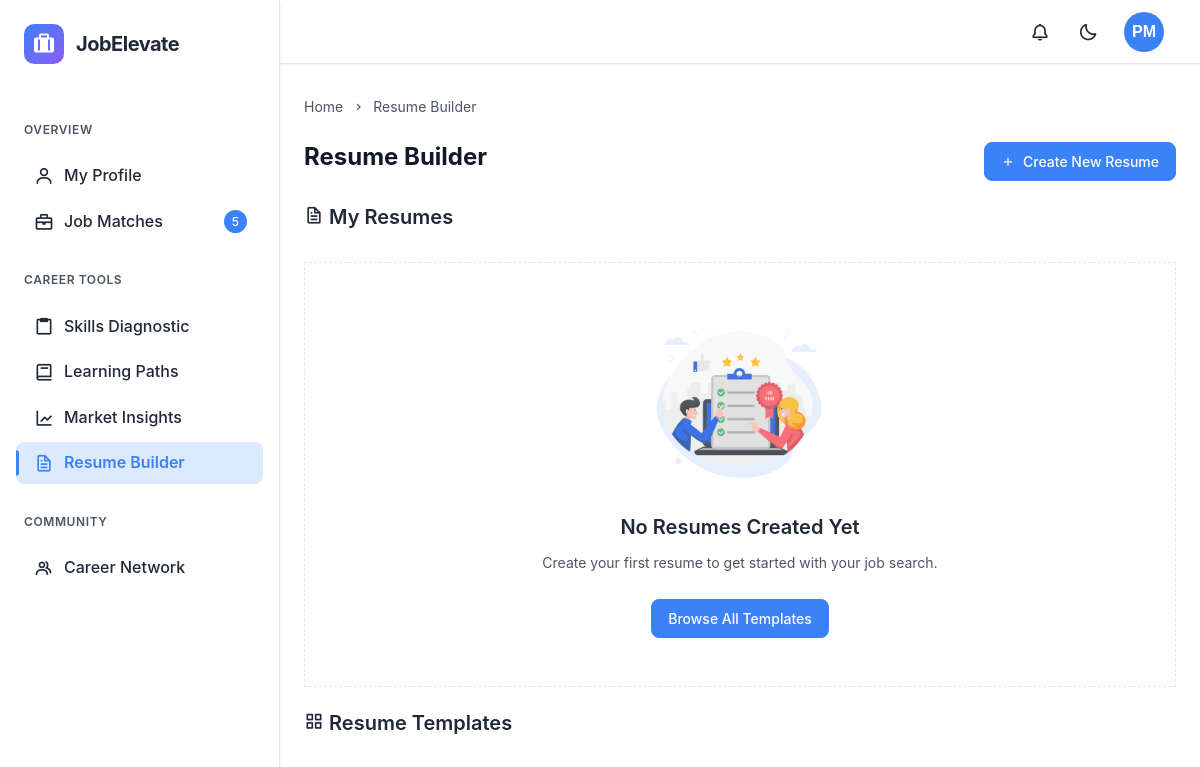
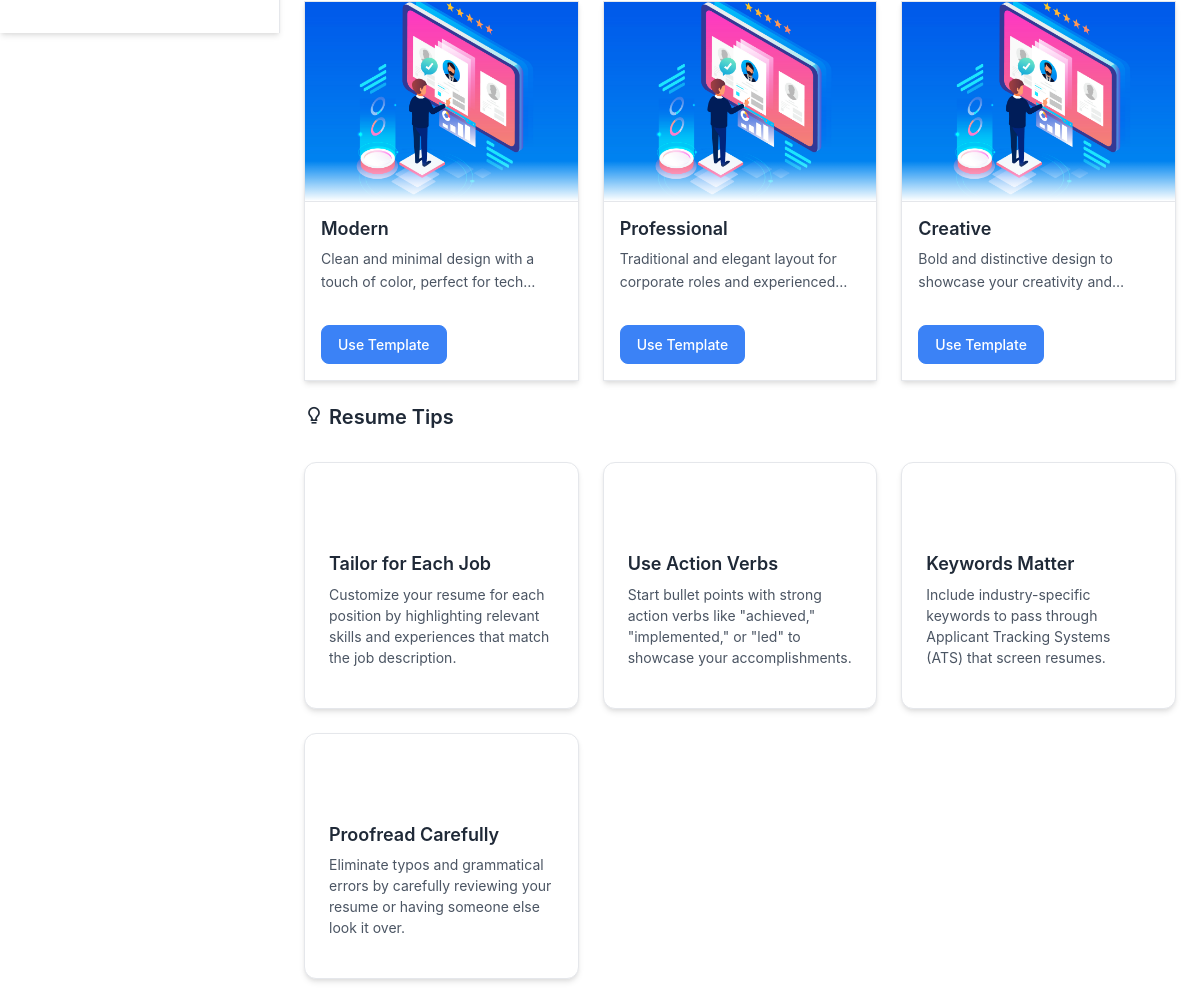
Page /resume_builder/ (signed in) on the committed database (2 pictures, top to bottom).
### resume_builder/models.py (models this page shows, shortened)
class ResumeTemplate(models.Model):
    name = models.CharField(max_length=100)
    description = models.TextField()
    preview_image = models.ImageField(upload_to='resume_templates/')
    html_structure = models.TextField()
    css_structure = models.TextField()
    is_active = models.BooleanField(default=True)
    created_at = models.DateTimeField(auto_now_add=True)
    updated_at = models.DateTimeField(auto_now=True)

### resume_builder/views.py (the view)
# urls.py: path('', views.resume_dashboard, name='resume_builder'),
@login_required
def resume_dashboard(request):
    user = request.user
    full_name = user.full_name.strip() if user.full_name else ""
    name_parts = full_name.split()
    if len(name_parts) >= 2:
        initials = name_parts[0][0].upper() + name_parts[-1][0].upper()
    elif len(name_parts) == 1:
        initials = name_parts[0][0].upper()
    else:
        initials = "US"
    user_resumes = Resume.objects.filter(user=user)
    resume_templates = ResumeTemplate.objects.filter(is_active=True)
    context = {
        'user_resumes': user_resumes,
        'resume_templates': resume_templates,
        'user_initials': initials,
    }
    return render(request, 'resume_builder/dashboard.html', context)

### accounts/models.py (called while the page is built)
    def get_skills_list(self):
        return [skill.strip() for skill in self.technical_skills.split(',')] if self.technical_skills else []

### backend/context_processors.py (called while the page is built)
def user_initials(request):
    if request.user.is_authenticated:
        full_name = request.user.full_name.strip() if request.user.full_name else ""
        name_parts = full_name.split()
        if len(name_parts) >= 2:
            initials = name_parts[0][0].upper() + name_parts[-1][0].upper()
        elif len(name_parts) == 1:
            initials = name_parts[0][0].upper()
        else:
            initials = "US"
    else:
        initials = "US"
    return {
        'user_initials': initials
    }

### dashboard/context_processors.py (called while the page is built)
def dashboard_context(request):
    context = {}
    if request.user.is_authenticated:
        user = request.user
        full_name = user.full_name.strip() if user.full_name else ""
        name_parts = full_name.split()
        if len(name_parts) >= 2:
            initials = name_parts[0][0].upper() + name_parts[-1][0].upper()
        elif len(name_parts) == 1:
            initials = name_parts[0][0].upper()
        else:
            initials = "US"
        job_match_count = user.get_job_matches_count()
        context.update({
            'user_initials': initials,
            'job_match_count': job_match_count,
        })
    return context

### resume_builder/templates/resume_builder/dashboard.html (shortened to what this page needs)
{% extends 'dashboard/base.html' %}
{% load static %}
{% block content %}
<div class="breadcrumb">
    <div class="breadcrumb-item">
        <a href="{% url 'dashboard:home' %}" class="breadcrumb-link">Home</a>
        <i class='bx bx-chevron-right'></i>
    </div>
    <div class="breadcrumb-item">
        <span>Resume Builder</span>
    </div>
</div>
<div class="page-content-header">
    <h1 class="page-title">Resume Builder</h1>
    <div class="page-actions">
        <button class="btn btn-primary" onclick="showCreateResumeModal()">
            <i class='bx bx-plus'></i>
            Create New Resume
        </button>
    </div>
</div>
    <section class="content-section">
        <div class="section-header">
            <h2 class="section-title"><i class='bx bx-file'></i> My Resumes</h2>
        </div>
        {% if user_resumes %}
        <div class="resume-grid">
            {% for resume in user_resumes %}
            <div class="card card-elevated resume-card" data-id="{{ resume.id }}">
                <div class="card-header">
                    <div class="d-flex justify-between align-center">
                        <h4 class="card-title mb-0">{{ resume.title }}</h4>
                        <span class="badge bg-primary">{{ resume.template.name }}</span>
                    </div>
                </div>
                <div class="card-body">
                    <div class="resume-stats">
                        <div class="resume-stat d-flex align-center mb-2">
                            <i class='bx bx-calendar text-muted mr-2'></i>
                            <span class="text-muted">Updated: {{ resume.updated_at|date:"M d, Y" }}</span>
                        </div>
                        <div class="resume-stat">
                            <i class='bx bx-show text-muted mr-2'></i>
                            <div class="d-flex flex-wrap">
                                {% if resume.show_contact %}<span class="badge bg-light text-primary mr-1 mb-1">Contact</span>{% endif %}
                                {% if resume.show_objective %}<span class="badge bg-light text-primary mr-1 mb-1">Objective</span>{% endif %}
                                {% if resume.show_education %}<span class="badge bg-light text-primary mr-1 mb-1">Education</span>{% endif %}
                                {% if resume.show_skills %}<span class="badge bg-light text-primary mr-1 mb-1">Skills</span>{% endif %}
                                {% if resume.show_experience %}<span class="badge bg-light text-primary mr-1 mb-1">Experience</span>{% endif %}
                                {% if resume.show_projects %}<span class="badge bg-light text-primary mr-1 mb-1">Projects</span>{% endif %}
                            </div>
                        </div>
                    </div>
                </div>
                <div class="card-footer">
                    <div class="d-flex flex-wrap">
                        <a href="{% url 'resume_builder:edit_resume' resume.id %}" class="btn btn-sm btn-primary mr-2 mb-2">
                            <i class='bx bx-edit'></i> Edit
                        </a>
                        <a href="{% url 'resume_builder:preview_resume' resume.id %}" class="btn btn-sm btn-outline-primary mr-2 mb-2">
                            <i class='bx bx-show'></i> Preview
                        </a>
                        <a href="{% url 'resume_builder:download_resume' resume.id %}" class="btn btn-sm btn-outline-success mr-2 mb-2">
                            <i class='bx bx-download'></i> Download
                        </a>
                        <button class="btn btn-sm btn-outline-danger mb-2" data-resume-id="{{ resume.id }}">
                            <i class='bx bx-trash'></i> Delete
                        </button>
                    </div>
                </div>
            </div>
            {% endfor %}
        </div>
        {% else %}
        <div class="empty-state">
            <img src="{% static 'images/empty-resume.png' %}" alt="No Resumes" class="empty-state-image">
            <h3>No Resumes Created Yet</h3>
            <p>Create your first resume to get started with your job search.</p>
            <button id="browse-templates-btn" class="btn btn-primary">Browse All Templates</button>
        </div>
        {% endif %}
    </section>
    <section class="content-section">
        <div class="section-header">
            <h2 class="section-title"><i class='bx bx-grid-alt'></i> Resume Templates</h2>
        </div>
        <div class="template-grid">
            {% for template in resume_templates %}
                <div class="template-card">
                    <div class="template-preview">
                      {% if template.preview_image %}
                          <img src="{{ template.preview_image.url }}" alt="{{ template.name }} Template Preview">
                      {% else %}
                          <img src="{% static 'images/template-default.png' %}" alt="{{ template.name }} Template Preview">
                      {% endif %}
                    </div>
                    <div class="template-info">
                        <h4>{{ template.name }}</h4>
                        <p>{{ template.description }}</p>
                    </div>
                    <div class="template-actions">
                        <a href="{% url 'resume_builder:create_resume' %}?template_id={{ template.id }}" class="btn btn-primary use-template-btn">Use Template</a>
                    </div>
                </div>
            {% empty %}
                <p>No resume templates available.</p>
            {% endfor %}
        </div>
    </section>
    <section class="content-section">
        <div class="section-header">
            <h2 class="section-title"><i class='bx bx-bulb'></i> Resume Tips</h2>
        </div>
        <div class="tips-container">
            <div class="tip-card">
                <div class="tip-icon">
                    <i class='bx bx-target-lock'></i>
                </div>
                <div class="tip-content">
                    <h4>Tailor for Each Job</h4>
                    <p>Customize your resume for each position by highlighting relevant skills and experiences that match the job description.</p>
                </div>
            </div>
            <div class="tip-card">
                <div class="tip-icon">
                    <i class='bx bx-trending-up'></i>
                </div>
                <div class="tip-content">
                    <h4>Use Action Verbs</h4>
                    <p>Start bullet points with strong action verbs like "achieved," "implemented," or "led" to showcase your accomplishments.</p>
                </div>
            </div>
            <div class="tip-card">
                <div class="tip-icon">
                    <i class='bx bx-search'></i>
                </div>
                <div class="tip-content">
                    <h4>Keywords Matter</h4>
                    <p>Include industry-specific keywords to pass through Applicant Tracking Systems (ATS) that screen resumes.</p>
                </div>
            </div>
            <div class="tip-card">
                <div class="tip-icon">
                    <i class='bx bx-check-double'></i>
                </div>
                <div class="tip-content">
                    <h4>Proofread Carefully</h4>
                    <p>Eliminate typos and grammatical errors by carefully reviewing your resume or having someone else look it over.</p>
                </div>
            </div>
        </div>
    </section>
{% endblock %}

### resume_builder/templates/resume_builder/dashboard.html (style rules this page uses)
.content-section { margin-bottom: 1.5rem; animation: fadeIn 0.5s ease-in-out; }
.template-grid { display: grid; grid-template-columns: repeat(auto-fill, minmax(250px, 1fr)); gap: 1.5rem; }
.template-card { background-color: var(--card-bg); border-radius: var(--border-radius-lg); overflow: hidden; box-shadow: var(--shadow); transition: var(--transition); border: 1px solid var(--border-color); }
.template-preview { height: 200px; overflow: hidden; border-bottom: 1px solid var(--border-color); position: relative; }
.template-preview::after { content: ''; position: absolute; bottom: 0; left: 0; right: 0; height: 40px; background: linear-gradient(to top, var(--card-bg), transparent); }
.template-preview img { width: 100%; height: 100%; object-fit: cover; transition: var(--transition); }
.template-info { padding: var(--spacing); }
.template-info h4 { font-size: var(--font-size-lg); font-weight: 600; margin-bottom: var(--spacing-sm); color: var(--text-color); }
.template-info p { font-size: var(--font-size-sm); color: var(--text-light); display: -webkit-box; -webkit-line-clamp: 2; line-clamp: 2; -webkit-box-orient: vertical; overflow: hidden; margin-bottom: var(--spacing); }
.template-actions { padding: 0 var(--spacing) var(--spacing) var(--spacing); }
.tips-container { display: grid; grid-template-columns: repeat(auto-fill, minmax(240px, 1fr)); gap: var(--spacing-lg); }
.tip-card { background-color: var(--card-bg); border-radius: var(--radius-lg); padding: var(--spacing-lg); box-shadow: var(--shadow); border: 1px solid var(--border-color); transition: var(--transition); display: flex; flex-direction: column; align-items: flex-start; }
.tip-icon { display: flex; align-items: center; justify-content: center; width: 50px; height: 50px; border-radius: 50%; background: linear-gradient(135deg, var(--primary-light), var(--primary)); color: white; font-size: 1.5rem; margin-bottom: 1rem; }
.tip-content h4 { font-size: 1.125rem; font-weight: 600; margin-bottom: 0.5rem; color: var(--text-color); }
.tip-content p { font-size: 0.875rem; color: var(--text-light); line-height: 1.5; }
.empty-state { display: flex; flex-direction: column; align-items: center; justify-content: center; padding: 3rem 1.5rem; text-align: center; background-color: var(--card-bg); border-radius: var(--border-radius-lg); border: 1px dashed var(--border-color); }
.empty-state-image { width: 180px; height: auto; margin-bottom: 1.5rem; opacity: 0.8; }
.empty-state h3 { font-size: 1.25rem; font-weight: 600; margin-bottom: 0.75rem; color: var(--text-color); }
.empty-state p { font-size: 0.875rem; color: var(--text-light); max-width: 400px; margin-bottom: 1.5rem; }

### rows in the picture
ResumeTemplate: name "Modern", description "Clean and minimal design with a touch of color, perfect for…"
ResumeTemplate: name "Professional", description "Traditional and elegant layout for corporate roles and…"
ResumeTemplate: name "Creative", description "Bold and distinctive design to showcase your creativity…"

### other values in the picture
{{ job_match_count }} "5"
{{ user_initials }} "PM"
